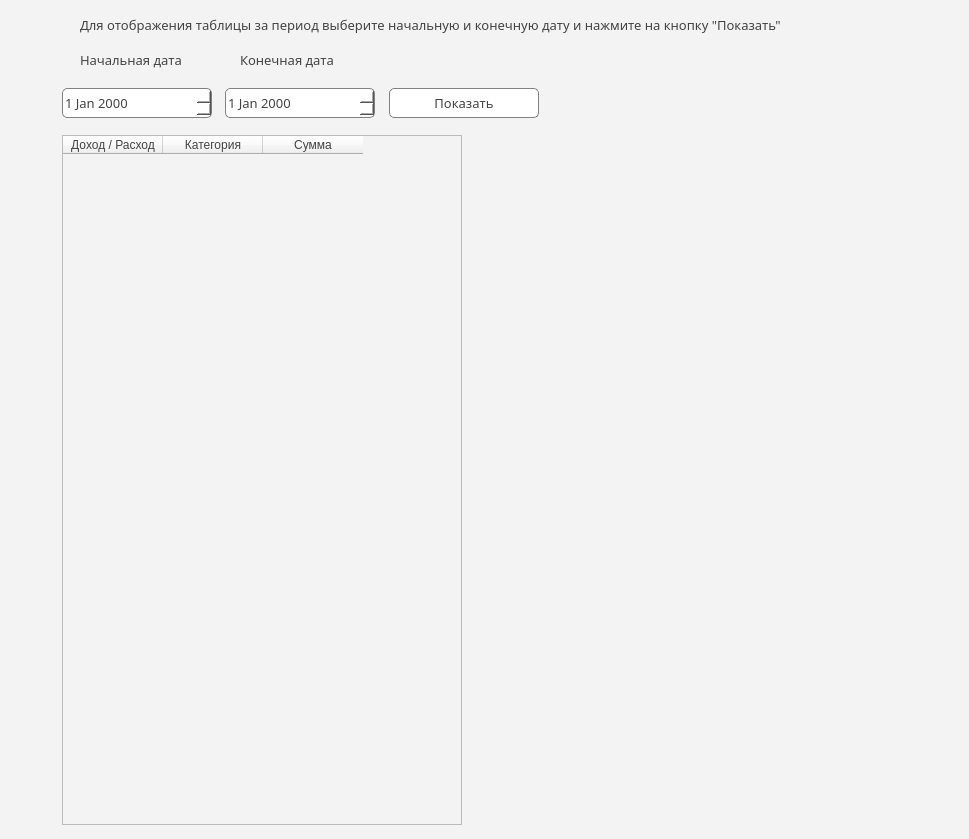
               <widget class="QWidget" name="Page3">
                <property name="styleSheet">
                 <string notr="true">background-color:rgb(243, 243, 243)</string>
                </property>
                <widget class="QDateEdit" name="Date_From_3">
                 <property name="geometry">
                  <rect>
                   <x>62</x>
                   <y>88</y>
                   <width>150</width>
                   <height>30</height>
                  </rect>
                 </property>
                 <property name="font">
                  <font>
                   <family>Ubuntu Medium</family>
                   <pointsize>10</pointsize>
                   <weight>50</weight>
                   <bold>false</bold>
                  </font>
                 </property>
                 <property name="styleSheet">
                  <string notr="true">background-color: rgb(255,255,255);
border-radius: 5px;
border: 1px solid gray;
color:rgb(67, 67, 67)</string>
                 </property>
                </widget>
                <widget class="QDateEdit" name="Date_To_3">
                 <property name="geometry">
                  <rect>
                   <x>225</x>
                   <y>88</y>
                   <width>150</width>
                   <height>30</height>
                  </rect>
                 </property>
                 <property name="font">
                  <font>
                   <family>Ubuntu Medium</family>
                   <pointsize>10</pointsize>
                  </font>
                 </property>
                 <property name="styleSheet">
                  <string notr="true">background-color: rgb(255,255,255);
border-radius: 5px;
border: 1px solid gray;
color:rgb(67, 67, 67)</string>
                 </property>
                </widget>
                <widget class="QPushButton" name="Show3">
                 <property name="geometry">
                  <rect>
                   <x>389</x>
                   <y>88</y>
                   <width>150</width>
                   <height>30</height>
                  </rect>
                 </property>
                 <property name="font">
                  <font>
                   <family>Ubuntu Medium</family>
                   <pointsize>10</pointsize>
                  </font>
                 </property>
                 <property name="styleSheet">
                  <string notr="true">QPushButton {
background-color:rgb(255, 255, 255);
border: 1px solid gray;
border-radius: 5px;
color:rgb(67, 67, 67)
}
QPushButton:hover {
background-color: rgb(255, 88, 11);
}</string>
                 </property>
                 <property name="text">
                  <string>Показать</string>
                 </property>
                </widget>
                <widget class="QTableWidget" name="Page3_Main">
                 <property name="geometry">
                  <rect>
                   <x>62</x>
                   <y>135</y>
                   <width>400</width>
                   <height>690</height>
                  </rect>
                 </property>
                 <property name="font">
                  <font>
                   <family>Ubuntu Light</family>
                  </font>
                 </property>
                 <property name="styleSheet">
                  <string notr="true">color:rgb(67, 67, 67)</string>
                 </property>
                 <column>
                  <property name="text">
                   <string>Доход / Расход</string>
                  </property>
                 </column>
                 <column>
                  <property name="text">
                   <string>Категория</string>
                  </property>
                 </column>
                 <column>
                  <property name="text">
                   <string>Сумма</string>
                  </property>
                 </column>
                </widget>
                <widget class="QLabel" name="label_3">
                 <property name="geometry">
                  <rect>
                   <x>80</x>
                   <y>10</y>
                   <width>801</width>
                   <height>30</height>
                  </rect>
                 </property>
                 <property name="font">
                  <font>
                   <family>Ubuntu Medium</family>
                   <pointsize>10</pointsize>
                  </font>
                 </property>
                 <property name="styleSheet">
                  <string notr="true">color:rgb(67, 67, 67)</string>
                 </property>
                 <property name="text">
                  <string>Для отображения таблицы за период выберите начальную и конечную дату и нажмите на кнопку &quot;Показать&quot;</string>
                 </property>
                </widget>
                <widget class="QLabel" name="Inc_pie">
                 <property name="geometry">
                  <rect>
                   <x>480</x>
                   <y>120</y>
                   <width>480</width>
                   <height>360</height>
                  </rect>
                 </property>
                 <property name="text">
                  <string/>
                 </property>
                 <property name="scaledContents">
                  <bool>true</bool>
                 </property>
                </widget>
                <widget class="QLabel" name="Ex_pie">
                 <property name="geometry">
                  <rect>
                   <x>480</x>
                   <y>470</y>
                   <width>480</width>
                   <height>360</height>
                  </rect>
                 </property>
                 <property name="text">
                  <string/>
                 </property>
                 <property name="scaledContents">
                  <bool>true</bool>
                 </property>
                </widget>
                <widget class="QLabel" name="IncEx_pie">
                 <property name="geometry">
                  <rect>
                   <x>570</x>
                   <y>40</y>
                   <width>300</width>
                   <height>200</height>
                  </rect>
                 </property>
                 <property name="text">
                  <string/>
                 </property>
                 <property name="scaledContents">
                  <bool>false</bool>
                 </property>
                </widget>
                <widget class="QLabel" name="label">
                 <property name="geometry">
                  <rect>
                   <x>80</x>
                   <y>45</y>
                   <width>150</width>
                   <height>30</height>
                  </rect>
                 </property>
                 <property name="font">
                  <font>
                   <family>Ubuntu Medium</family>
                   <pointsize>10</pointsize>
                  </font>
                 </property>
                 <property name="styleSheet">
                  <string notr="true">color:rgb(67, 67, 67)</string>
                 </property>
                 <property name="text">
                  <string>Начальная дата</string>
                 </property>
                </widget>
                <widget class="QLabel" name="label_2">
                 <property name="geometry">
                  <rect>
                   <x>240</x>
                   <y>45</y>
                   <width>150</width>
                   <height>30</height>
                  </rect>
                 </property>
                 <property name="font">
                  <font>
                   <family>Ubuntu Medium</family>
                   <pointsize>10</pointsize>
                  </font>
                 </property>
                 <property name="styleSheet">
                  <string notr="true">color:rgb(67, 67, 67)</string>
                 </property>
                 <property name="text">
                  <string>Конечная дата</string>
                 </property>
                </widget>
               </widget>
